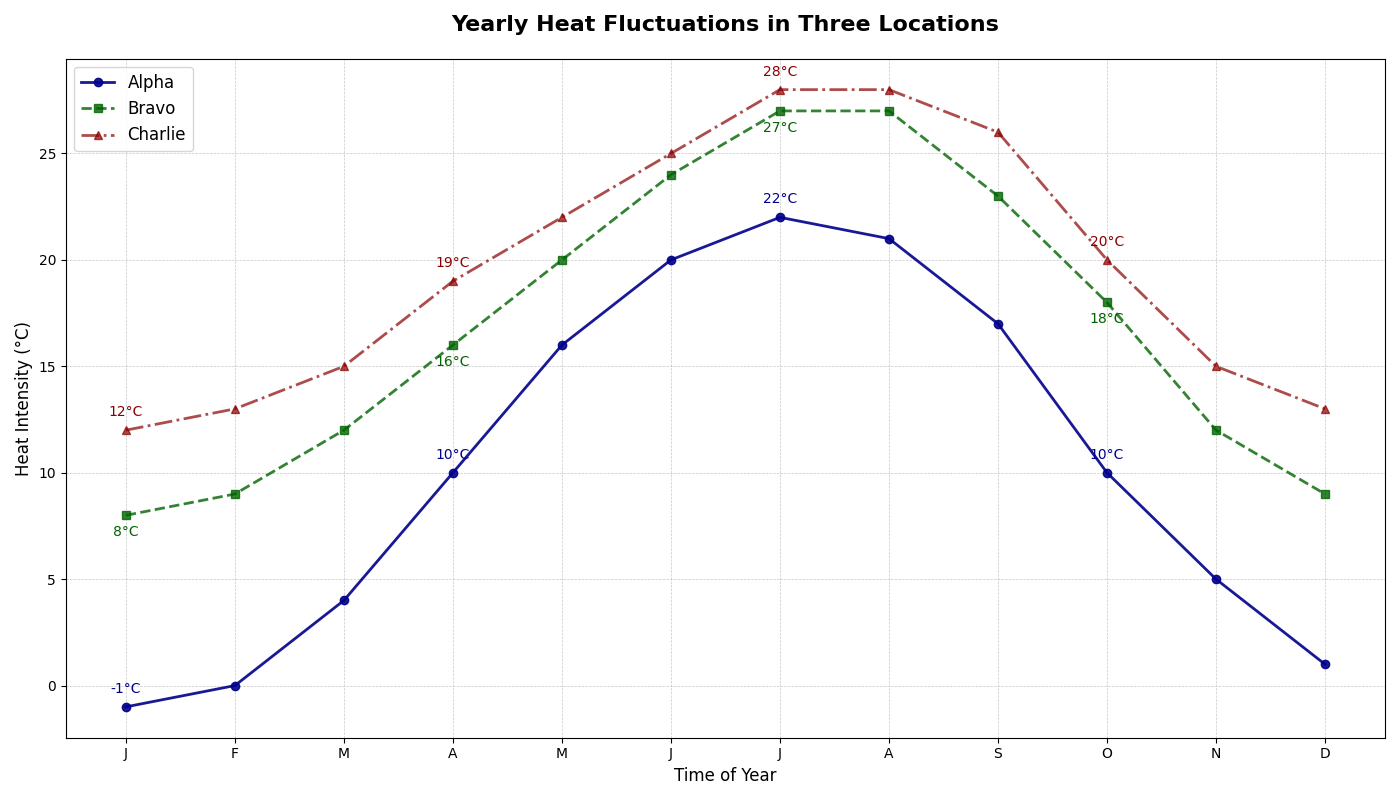

Source code (Python):
import matplotlib.pyplot as plt
import numpy as np

months = np.arange(1, 13)
city1_temps = [-1, 0, 4, 10, 16, 20, 22, 21, 17, 10, 5, 1]
city2_temps = [8, 9, 12, 16, 20, 24, 27, 27, 23, 18, 12, 9]
city3_temps = [12, 13, 15, 19, 22, 25, 28, 28, 26, 20, 15, 13]

fig, ax = plt.subplots(figsize=(14, 8))

ax.plot(months, city1_temps, marker='o', linestyle='-', color='darkblue', linewidth=2, label='Alpha', alpha=0.9)
ax.plot(months, city2_temps, marker='s', linestyle='--', color='darkgreen', linewidth=2, label='Bravo', alpha=0.8)
ax.plot(months, city3_temps, marker='^', linestyle='-.', color='darkred', linewidth=2, label='Charlie', alpha=0.7)

for i, temp in enumerate(city1_temps):
    if i % 3 == 0:
        ax.annotate(f'{temp}°C', (months[i], temp), textcoords="offset points", xytext=(0, 10),
                    ha='center', fontsize=10, color='darkblue')
        
for i, temp in enumerate(city2_temps):
    if i % 3 == 0:
        ax.annotate(f'{temp}°C', (months[i], temp), textcoords="offset points", xytext=(0, -15),
                    ha='center', fontsize=10, color='darkgreen')
        
for i, temp in enumerate(city3_temps):
    if i % 3 == 0:
        ax.annotate(f'{temp}°C', (months[i], temp), textcoords="offset points", xytext=(0, 10),
                    ha='center', fontsize=10, color='darkred')

plt.title('Yearly Heat Fluctuations in Three Locations', fontsize=16, fontweight='bold', pad=20)
plt.xlabel('Time of Year', fontsize=12)
plt.ylabel('Heat Intensity (°C)', fontsize=12)

plt.xticks(months, ['J', 'F', 'M', 'A', 'M', 'J', 'J', 'A', 'S', 'O', 'N', 'D'])

plt.grid(True, linestyle='--', linewidth=0.5, alpha=0.7)

plt.legend(loc='upper left', fontsize=12)

plt.tight_layout()

plt.show()
